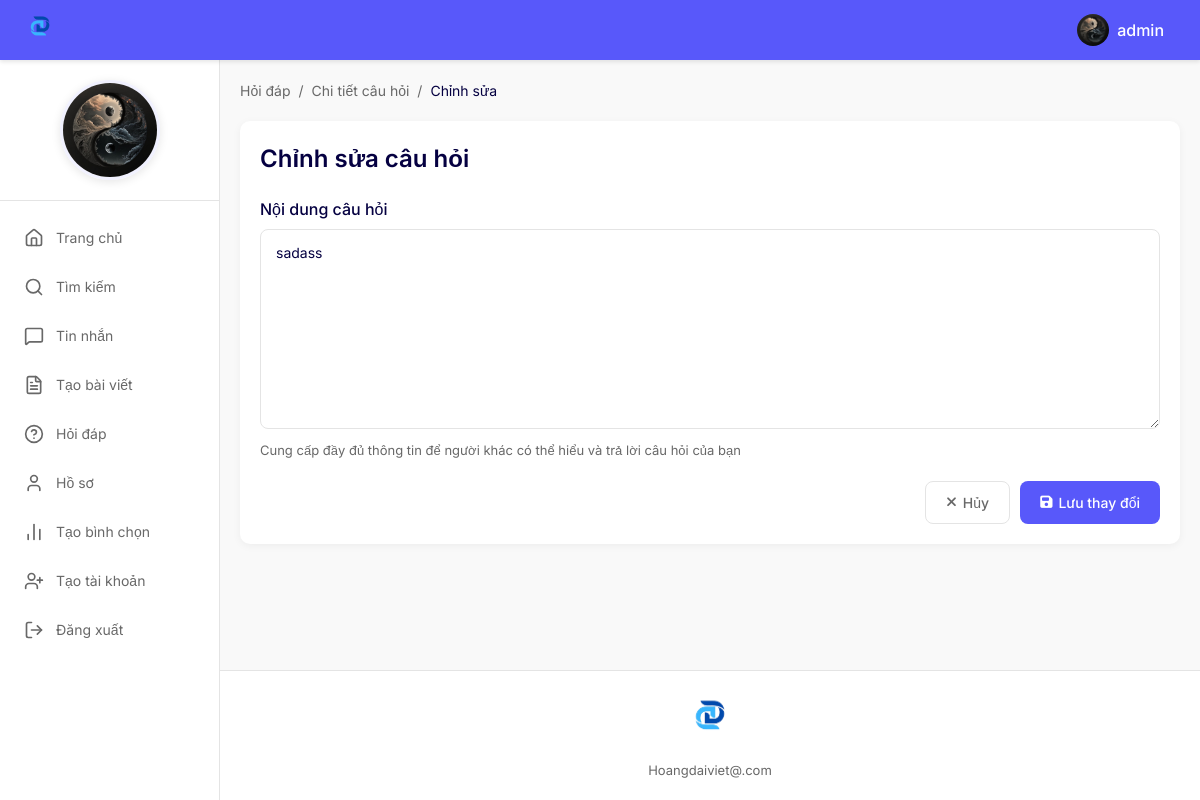
Page /sua-cau-hoi/1/ (signed in) on the committed database.
### MXHNBDN/models.py (models this page shows, shortened)
class NguoiDung(models.Model):
    HoTen = models.CharField(max_length=255)
    SoDienThoai = models.CharField(max_length=20)
    Email = models.EmailField()
    Avatar = models.ImageField(upload_to='avatar/',blank=True,null=True);
    AnhBia = models.ImageField(upload_to='anhbia/', blank=True, null=True);
    MaPhong = models.ForeignKey(PhongBan, on_delete=models.CASCADE)
    user = models.ForeignKey(User, on_delete=models.CASCADE)

class BangHoi(models.Model):
    NoiDung = models.TextField()
    NgayTao = models.DateTimeField()
    MaNguoiDung = models.ForeignKey(NguoiDung, on_delete=models.CASCADE)

### MXHNBDN/views.py (the view)
# urls.py: path('sua-cau-hoi/<int:cau_hoi_id>/', views.sua_cau_hoi, name='sua_cau_hoi'),
@login_required
def sua_cau_hoi(request, cau_hoi_id):
    cau_hoi = get_object_or_404(BangHoi, id=cau_hoi_id)
    if cau_hoi.MaNguoiDung.user != request.user:
        return redirect('chi_tiet_cau_hoi', cau_hoi_id=cau_hoi.id)
    if request.method == 'POST':
        noi_dung = request.POST.get('NoiDung')
        cau_hoi.NoiDung = noi_dung
        cau_hoi.save()
        return redirect('chi_tiet_cau_hoi', cau_hoi_id=cau_hoi.id)
    context = {
        'cau_hoi': cau_hoi
    }
    return render(request, 'hoi_dap/sua_cau_hoi.html', context)

### MXHNBDN/views.py (called while the page is built)
def current_profile(request):
    if request.user.is_authenticated:
        profile = request.user.nguoidung_set.first()
        return {'nguoidung': profile}
    return {'nguoidung': None}

### MXHNBDN/templates/hoi_dap/sua_cau_hoi.html (shortened to what this page needs)
{% extends 'base.html' %}
{% load static %}
{% block content %}
<div class="qa-container">
    <div class="qa-breadcrumb">
        <a href="{% url 'danh_sach_cau_hoi' %}">Hỏi đáp</a>
        <span class="qa-breadcrumb-separator">/</span>
        <a href="{% url 'chi_tiet_cau_hoi' cau_hoi.id %}">Chi tiết câu hỏi</a>
        <span class="qa-breadcrumb-separator">/</span>
        <span>Chỉnh sửa</span>
    </div>
    <div class="qa-form-card">
        <h1 class="qa-form-title">Chỉnh sửa câu hỏi</h1>
        <form id="edit-form" action="{% url 'sua_cau_hoi' cau_hoi.id %}" method="post">
            <div class="qa-form-group">
                <label for="noi_dung" class="qa-form-label">Nội dung câu hỏi</label>
                <textarea id="noi_dung" name="NoiDung" class="qa-form-control" required>{{ cau_hoi.NoiDung }}</textarea>
                <div class="qa-form-help">Cung cấp đầy đủ thông tin để người khác có thể hiểu và trả lời câu hỏi của bạn</div>
            </div>
            <div class="qa-form-footer">
                <a href="{% url 'chi_tiet_cau_hoi' cau_hoi.id %}" class="qa-btn qa-btn-outline">
                    <i class="fas fa-times"></i> Hủy
                </a>
                <button type="button" class="qa-btn qa-btn-primary" onclick="showSaveModal()">
                    <i class="fas fa-save"></i> Lưu thay đổi
                </button>
            </div>
        </form>
    </div>
</div>
{% endblock %}

### MXHNBDN/templates/base.html (shortened to what this page needs)
<!DOCTYPE html>
{% load static %}
<html lang="vi">
<head>
        <script src="https://cdn.tailwindcss.com"></script>
    <link rel="stylesheet" href="https://cdnjs.cloudflare.com/ajax/libs/font-awesome/6.4.0/css/all.min.css">
</head>
<body class="{% block body_class %}{% endblock %}">
<div class="app-container">
    <header class="header">
        <div class="logo">
            <img src="{% static 'img/logo_hd.png' %}" alt="logo" class="logo-icon">
        </div>
        <div class="header-right">
            {% if user.is_authenticated %}
            <div class="username-display">
                <div class="user-avatar">
                    {% if nguoidung and nguoidung.Avatar %}
                    <img src="{{ nguoidung.Avatar.url }}" alt="Avatar">
                    {% else %}
                    <i class="fa fa-user" style="font-size:32px; color:white;"></i>
                    {% endif %}
                </div>
                <span>{{ user.username }}</span>
            </div>
            {% endif %}
        </div>
    </header>
    <div class="main-container">
        {% if user.is_authenticated and not hide_sidebar %}
        <aside class="sidebar">
            <div class="profile">
                <div class="profile-image">
                    {% if nguoidung and nguoidung.Avatar %}
                    <img src="{{ nguoidung.Avatar.url }}" alt="Profile">
                    {% else %}
                    <i class="fa fa-user" style="font-size:100px; color:#ccc;"></i>
                    {% endif %}
                </div>
            </div>
            <nav class="nav-menu">
                <ul>
                    <li><a href="{% url 'trang_chu' %}"
                           class="nav-item {% if request.resolver_match.url_name == 'trang_chu' %}active{% endif %}">
                        <i data-lucide="home" class="nav-icon"></i><span>Trang chủ</span>
                    </a></li>
                    <li><a href="{% url 'tim_kiem' %}"
                           class="nav-item {% if request.resolver_match.url_name == 'tim_kiem' %}active{% endif %}">
                        <i data-lucide="search" class="nav-icon"></i><span>Tìm kiếm</span>
                    </a></li>
                    <li><a href="{% url 'nhantin' %}"
                           class="nav-item {% if request.resolver_match.url_name == 'nhantin' %}active{% endif %}">
                        <i data-lucide="message-square" class="nav-icon"></i><span>Tin nhắn</span>
                    </a></li>
                    <li><a href="{% url 'tao_bai_viet' %}"
                           class="nav-item {% if request.resolver_match.url_name == 'tao_bai_viet' %}active{% endif %}">
                        <i data-lucide="file-text" class="nav-icon"></i><span>Tạo bài viết</span>
                    </a></li>
                    <li><a href="{% url 'danh_sach_cau_hoi' %}"
                           class="nav-item {% if request.resolver_match.url_name == 'danh_sach_cau_hoi' %}active{% endif %}">
                        <i data-lucide="help-circle" class="nav-icon"></i><span>Hỏi đáp</span>
                    </a></li>
                    <li><a href="{% url 'profile_view' %}"
                           class="nav-item {% if request.resolver_match.url_name == 'profile_view' %}active{% endif %}">
                        <i data-lucide="user" class="nav-icon"></i><span>Hồ sơ</span>
                    </a></li>
                    <li><a href="{% url 'tao_binh_chon' %}"
                           class="nav-item {% if request.resolver_match.url_name == 'binhchon' %}active{% endif %}">
                        <i data-lucide="bar-chart-2" class="nav-icon"></i><span>Tạo bình chọn</span>
                    </a></li>
                    {% if user.is_authenticated and user.is_staff %}
                    <li>
                        <a href="{% url 'tao_tai_khoan' %}"
                           class="nav-item {% if request.resolver_match.url_name == 'tao_tai_khoan' %}active{% endif %}">
                            <i data-lucide="user-plus" class="nav-icon"></i><span>Tạo tài khoản</span>
                        </a>
                    </li>
                    {% endif %}
                    <li><a href="{% url 'logout' %}" class="nav-item">
                        <i data-lucide="log-out" class="nav-icon"></i><span>Đăng xuất</span>
                    </a></li>
                </ul>
            </nav>
        </aside>
        {% endif %}
        <main class="main-content">
            <div class="content-area">
                {% block content %}{% endblock %}
            </div>
            <footer class="footer">
                <div class="footer-content">
                    <div class="footer-logo">
                        <img src="{% static 'img/logo_hd.png' %}" alt="logo" width="60" height="60">
                    </div>
                    <p class="footer-text">Hoangdaiviet@.com</p>
                </div>
            </footer>
        </main>
    </div>
</div>
</body>
</html>

### rows in the picture
NguoiDung: Avatar (picture)
BangHoi: NoiDung "sadass"

### other values in the picture
{{ user.username }} "admin"
